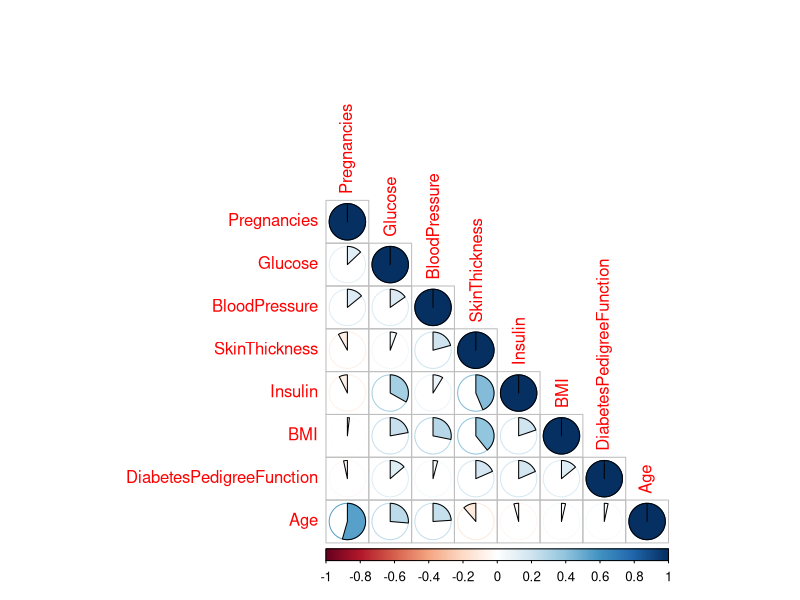
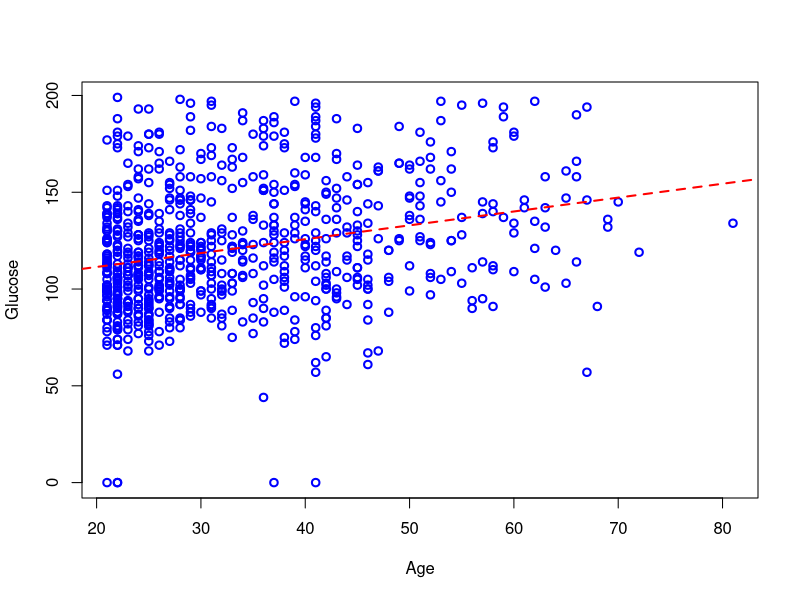
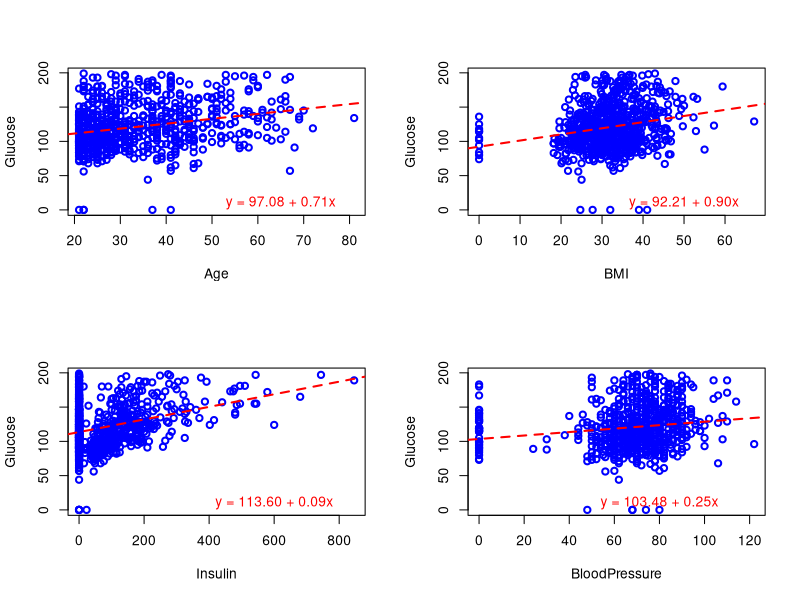

These charts were generated, in order, by the following R code:
# ************************************************************************* #
#                                                                           #
#                ** Introduction to Biomedical Statistics II **             #
#                        Bachelor Degree in Bioinformatics                  #
#                               *  06/05/2020 *                             #
#                                                                           #
# ************************************************************************* #

# Authors: Dr. Mario Fordellone
# University of Rome La Sapienza
# mail: mario.fordellone@uniroma1.it

# Require packages --------------------------------------------------------

# install.packages("corrplot")
library(corrplot)
library(MASS)

# Import and analyse data -------------------------------------------------

data <- read.table(file = "diabete.txt", header = TRUE)
dim(data)
head(data)
str(data)
data <- data[,-9]
head(data)
c <- cor(x = data)
corrplot(corr = c, method = "pie", type = "lower")
attach(data)

# Simple linear regression: OLS estimates ---------------------------------

?lm
mod1 <- lm(formula = Glucose ~ Age, data = data)
summary(mod1)
plot(x = Age,y = Glucose, pch = 1, lwd = 2, col = "blue")
abline(a = mod1, lwd = 2, col = "red", lty = 2)

mod2 <- lm(formula = Glucose ~ BMI, data = data)
summary(mod2)

mod3 <- lm(formula = Glucose ~ Insulin, data = data)
summary(mod3)

mod4 <- lm(formula = Glucose ~ BloodPressure, data = data)
summary(mod4)

par(mfrow = c(2,2))
plot(x = Age,y = Glucose, pch = 1, lwd = 2, col = "blue")
abline(a = mod1, lwd = 2, col = "red", lty = 2)
text(x = 65, y = 10, labels = "y = 97.08 + 0.71x", col = "red")
plot(x = BMI, y = Glucose, pch = 1, lwd = 2, col = "blue")
abline(a = mod2, lwd = 2, lty = 2, col = "red")
text(x = 50, y = 10, labels = "y = 92.21 + 0.90x", col = "red")
plot(x = Insulin, y = Glucose, pch = 1, lwd = 2, col = "blue")
abline(a = mod3, lwd = 2, lty = 2, col = "red")
text(x = 600, y = 10, labels = "y = 113.60 + 0.09x", col = "red")
plot(x = BloodPressure, y = Glucose, pch = 1, lwd = 2, col = "blue")
abline(a = mod4, lwd = 2, lty = 2, col = "red")
text(x = 80, y = 10, labels = "y = 103.48 + 0.25x", col = "red")
